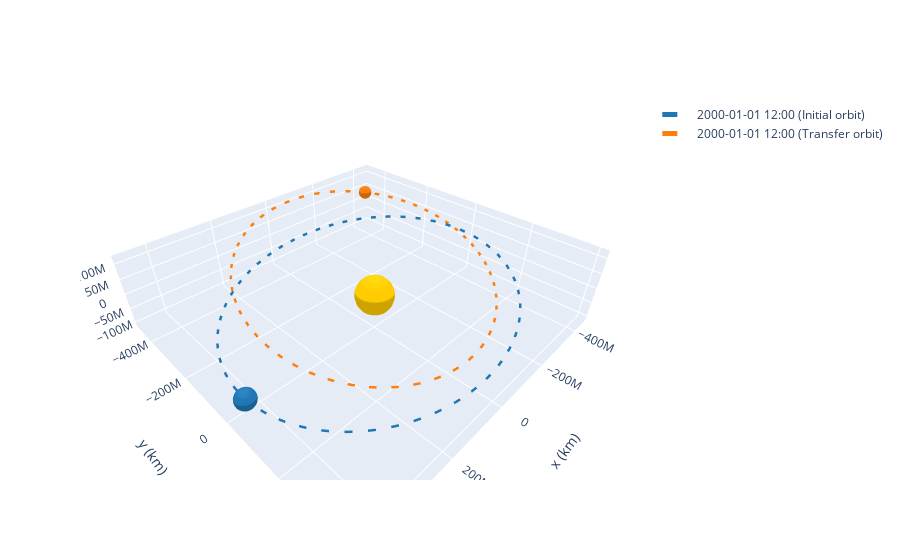

Notebook code for this chart:
### Code cell
op = OrbitPlotter3D()
op.plot(orb, label="Initial orbit")
op.plot(orb1, label="Transfer orbit")

### Figure 1 — Plotly figure (JSON) as saved in the notebook; plotly's stock layout.template omitted (floating-point values rounded to 4 significant figures; data arrays with more than 128 entries replaced by an {"elided": "..."} marker saying what was removed)
{"data": [{"cauto": false, "cmax": 1, "cmin": 1, "colorscale": [[0, "#ffcc00"], [1, "#ffcc00"]], "name": "Sun", "showscale": false, "type": "surface", "x": {"elided": "20x20 float values"}, "y": {"elided": "20x20 float values"}, "z": {"elided": "20x20 float values"}}, {"line": {"color": "rgb(31, 119, 180)", "dash": "dash", "width": 5}, "mode": "lines", "name": "2000-01-01 12:00 (Initial orbit)", "type": "scatter3d", "x": {"elided": "150 float values"}, "y": {"elided": "150 float values"}, "z": {"elided": "150 float values"}}, {"cauto": false, "cmax": 1, "cmin": 1, "colorscale": [[0, "rgb(31, 119, 180)"], [1, "rgb(31, 119, 180)"]], "name": "2000-01-01 12:00 (Initial orbit)", "showscale": false, "type": "surface", "x": {"elided": "20x20 float values"}, "y": {"elided": "20x20 float values"}, "z": {"elided": "20x20 float values"}}, {"cauto": false, "cmax": 1, "cmin": 1, "colorscale": [[0, "#ffcc00"], [1, "#ffcc00"]], "name": "Sun", "showscale": false, "type": "surface", "x": {"elided": "20x20 float values"}, "y": {"elided": "20x20 float values"}, "z": {"elided": "20x20 float values"}}, {"cauto": false, "cmax": 1, "cmin": 1, "colorscale": [[0, "#ffcc00"], [1, "#ffcc00"]], "name": "Sun", "showscale": false, "type": "surface", "x": {"elided": "20x20 float values"}, "y": {"elided": "20x20 float values"}, "z": {"elided": "20x20 float values"}}, {"line": {"color": "rgb(255, 127, 14)", "dash": "dash", "width": 5}, "mode": "lines", "name": "2000-01-01 12:00 (Transfer orbit)", "type": "scatter3d", "x": {"elided": "150 float values"}, "y": {"elided": "150 float values"}, "z": {"elided": "150 float values"}}, {"cauto": false, "cmax": 1, "cmin": 1, "colorscale": [[0, "rgb(255, 127, 14)"], [1, "rgb(255, 127, 14)"]], "name": "2000-01-01 12:00 (Transfer orbit)", "showscale": false, "type": "surface", "x": {"elided": "20x20 float values"}, "y": {"elided": "20x20 float values"}, "z": {"elided": "20x20 float values"}}, {"cauto": false, "cmax": 1, "cmin": 1, "colorscale": [[0, "#ffcc00"], [1, "#ffcc00"]], "name": "Sun", "showscale": false, "type": "surface", "x": {"elided": "20x20 float values"}, "y": {"elided": "20x20 float values"}, "z": {"elided": "20x20 float values"}}], "layout": {"autosize": true, "scene": {"aspectmode": "data", "xaxis": {"title": {"text": "x (km)"}}, "yaxis": {"title": {"text": "y (km)"}}, "zaxis": {"title": {"text": "z (km)"}}}}}
